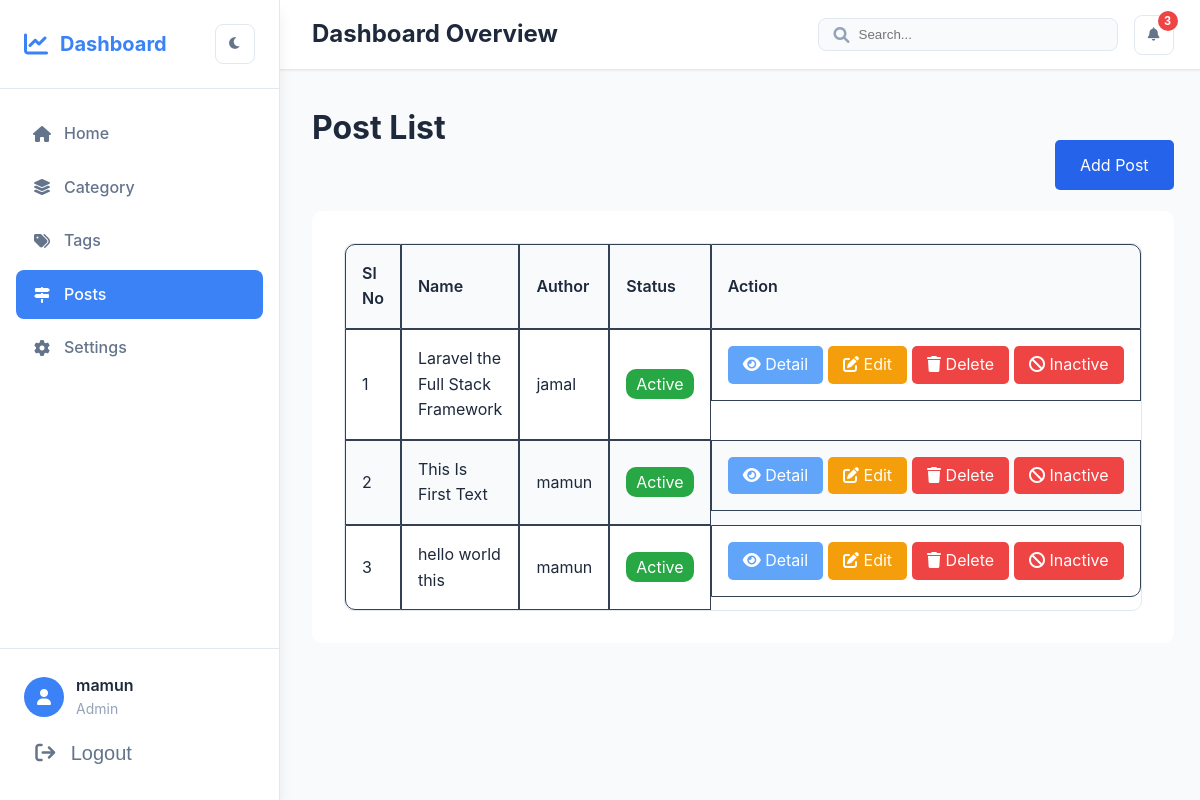
The page /backend/post/ (signed in) on the database as committed earlier.
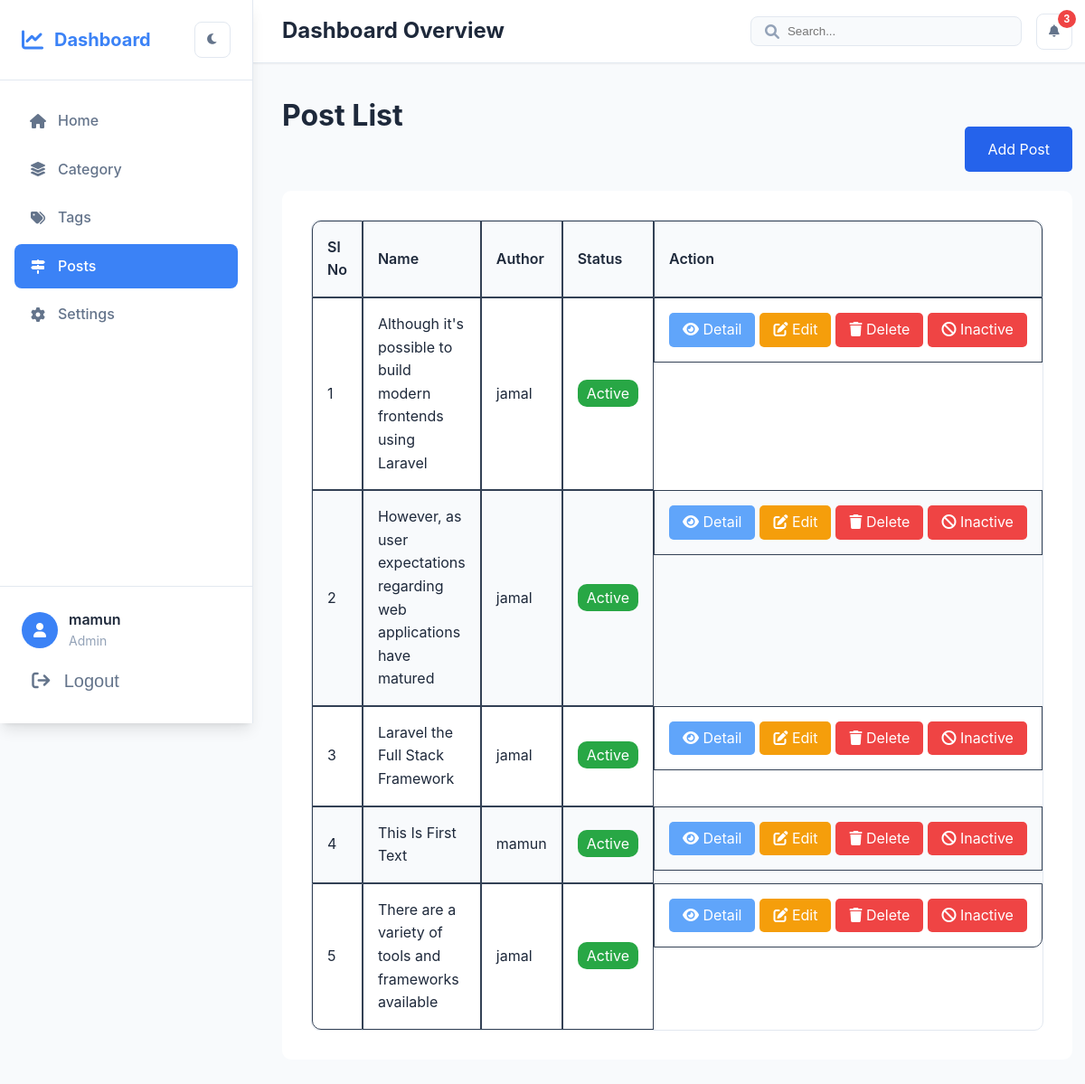
The same page on the database as committed later.
### blog/models.py (models this page shows, shortened)
class Post(models.Model):
    title = models.CharField(max_length=200)
    slug = models.SlugField(max_length=200, unique=True)
    author = models.ForeignKey(User, on_delete=models.CASCADE)
    category = models.ForeignKey(Category, on_delete=models.CASCADE)
    tags = models.ManyToManyField(Tag, blank=True, related_name='tag_posts')
    parent = models.ForeignKey('self', on_delete=models.SET_NULL, null=True, blank=True)
    meta_title = models.CharField(max_length=200, null=True, blank=True)
    meta_description = models.TextField(null=True, blank=True)
    meta_keywords = models.CharField(max_length=200, null=True, blank=True)
    description = RichTextField()
    image = models.ImageField(upload_to='blog_images/', null=True, blank=True)
    is_active = models.BooleanField(default=True)
    published_at = models.DateTimeField(null=True, blank=True)
    published_by = models.ForeignKey(User, null=True, blank=True, on_delete=models.CASCADE, related_name='published_posts')
    created_at = models.DateTimeField(auto_now_add=True)
    updated_at = models.DateTimeField(auto_now=True)
    views_count = models.IntegerField(default=0)
    userLikes = models.ManyToManyField(User, blank=True, related_name='post_likes')
    class Meta:
        ordering = ['-created_at']

### blog/views.py (the view)
# urls.py: path('backend/post/', views.post_list, name='post_list'),
@login_required(login_url='login')
def post_list(request):
    if  not checkUserPermission(request, 'can_view', '/backend/post'):
        return render(request, '403.html')
    posts = Post.objects.all()
    context = {
        'posts': posts
    }
    return render(request, 'post/post_list.html', context)

### common/context_processors.py (called while the page is built)
def menu_permissions(request):
    if not request.user.is_authenticated:
        return {}
    return {
        'can_view_categories': request.user.is_superuser or checkUserPermission(request, 'can_view', '/backend/category'),
        'can_add_categories': request.user.is_superuser or checkUserPermission(request, 'can_add', '/backend/category'),
        'can_view_tags': request.user.is_superuser or checkUserPermission(request, 'can_view', '/backend/tags'),
        'can_add_tags': request.user.is_superuser or checkUserPermission(request, 'can_add', '/backend/tags'),
        'can_view_posts': request.user.is_superuser or checkUserPermission(request, 'can_view', '/backend/post'),
    }

### core/permissions.py (called while the page is built, shortened)
def checkUserPermission(request, accessType, menuUrl):
    try:
        user_permissions = {
            'can_view': 'can_view',
            'can_add': 'can_add',
            'can_edit': 'can_edit',
            'can_delete': 'can_delete',
        }
        if request.user.is_superuser:
            return True
    except:
        return False

### blog/templates/post/post_list.html (shortened to what this page needs)
{% extends 'dashboard.html' %}
{% load static %}
{% block content %}
    <h1>Post List</h1>
    <div class="btn_container">
        <a href="{% url 'post_create' %}" class="btn-primary">
            Add Post
        </a>
    </div>
    <div class="post_container">
        <table class="table_border_radius">
            <thead>
                <th>Sl No</th>
                <th>Name</th>
                <th>Author</th>
                <th>Status</th>
                <th>Action</th>
            </thead>
            <tbody>
                {% for post in posts %}
                    <tr>
                        <td>
                            {{ forloop.counter }}
                        </td>
                        <td>
                            {{ post.title }}
                        </td>
                        <td>
                            {{ post.author.username}}
                        </td>
                        <td>
                            {% if post.is_active == True %}
                                <span class="badge bg-success">Active</span>
                            {% else %}
                                <span class="badge bg-danger">Inactive</span>
                            {% endif %}
                        </td>
                        <td style="display: flex; justify-content: center; align-items: center; gap: 5px;">
                            <a href="{% url 'post_details' post.id %}" class="btn-info"><i class="fa fa-eye"></i> Detail</a>
                            <a href="{% url 'post_update' post.id %}" class="edit_btn"><i class="fa fa-edit"></i> Edit</a>
                            <a href="{% url 'post_delete' post.id %}" class="delete_btn"><i class="fa fa-trash"></i> Delete</a>
                            {% if post.is_active == True %}
                                <a href="{% url 'post_inactive' post.id %}" class="delete_btn"><i class="fa fa-ban"></i> Inactive</a>
                            {% else %}
                                <a href="{% url 'post_active' post.id %}" class="btn-success"><i class="fa fa-check"></i> Active</a>
                            {% endif %}
                        </td>
                    </tr>
                {% endfor %}
            </tbody>
        </table>
    </div>
{% endblock content %}

### templates/dashboard.html (shortened to what this page needs)
{% load static %}
<!DOCTYPE html>
<html lang="en">
<head>
    <link rel="stylesheet" href="{% static 'dashboard/styles.css' %}">
    <link href="https://cdnjs.cloudflare.com/ajax/libs/font-awesome/6.0.0/css/all.min.css" rel="stylesheet">
</head>
<body>
    <div class="dashboard">
        <aside class="sidebar">
            <div class="sidebar-header">
                <div class="logo">
                    <i class="fas fa-chart-line"></i>
                    <span>Dashboard</span>
                </div>
                <button class="theme-toggle" id="themeToggle">
                    <i class="fas fa-moon"></i>
                </button>
            </div>
            <nav class="sidebar-nav">
                <ul>
                    <li class="nav-item {% if 'dashboard' in request.path %}active{% endif %}">
                        <a href="{% url 'dashboard' %}" class="nav-link">
                            <i class="fas fa-home"></i>
                            <span>Home</span>
                        </a>
                    </li>
                    {% if can_view_categories %}
                    <li class="nav-item {% if 'category_list' in request.path %}active{% endif %}">
                        <a href="{% url 'category_list' %}" class="nav-link">
                            <i class="fa-solid fa-layer-group"></i>
                            <span>Category</span>
                        </a>
                    </li>
                    {% endif %}
                    {% if can_view_tags %}
                    <li class="nav-item {% if 'tags_list' in request.path %}active{% endif %}">
                        <a href="{% url 'tags_list' %}" class="nav-link">
                            <i class="fa fa-tags"></i>
                            <span>Tags</span>
                        </a>
                    </li>
                    {% endif %}
                    {% if can_view_posts %}
                    <li class="nav-item {% if 'post_list' in request.path %}active{% endif %}">
                        <a href="{% url 'post_list' %}" class="nav-link">
                            <i class="fa-solid fa-signs-post"></i>
                            <span>Posts</span>
                        </a>
                    </li>
                    {% endif %}
                    <li class="nav-item {% if 'profile_settings' in request.path %}active{% endif %}">
                        <a href="{% url 'profile_settings' %}" class="nav-link">
                            <i class="fas fa-cog"></i>
                            <span>Settings</span>
                        </a>
                    </li>
                </ul>
            </nav>
            <div class="sidebar-footer">
                <div class="user-profile">
                    <div class="user-avatar">
                        <i class="fas fa-user"></i>
                    </div>
                    <div class="user-info">
                        <span class="user-name">{{ user.username }}</span>
                        <span class="user-role">{% if user.is_superuser %}Admin{% else %}User{% endif %}</span>
                    </div>
                </div>
                <div class="logout-info">
                    <form action="{% url 'logout' %}" method="POST">
                        <button type="submit" class="logout-btn">
                            <i class="fa fa-sign-out"></i>
                            <span>Logout</span>
                        </button>
                    </form>
                </div>
            </div>
        </aside>
        <main class="main-content">
            <header class="main-header">
                <div class="header-left">
                    <h1>Dashboard Overview</h1>
                </div>
                <div class="header-right">
                    <div class="search-box">
                        <i class="fas fa-search"></i>
                        <input type="text" placeholder="Search...">
                    </div>
                    <button class="notification-btn">
                        <i class="fas fa-bell"></i>
                        <span class="notification-badge">3</span>
                    </button>
                </div>
            </header>
            <div class="content">
               {% block content %}{% endblock content %}
            </div>
        </main>
    </div>
</body>
</html>

### blog/templates/post/post_list.html (style rules this page uses)
.post_container { max-width: 1200px; margin: auto; margin-top: 2rem; padding: 2rem; background: var(--bg-primary); color: var(--text-primary); border-radius: 10px; }
.btn_container { max-width: 1200px; margin: auto; text-align: right; }
.table_border_radius { border-collapse: separate !important; border-spacing: 0; width: 100%; border: solid var(--border-color) 1px; border-radius: 10px; }
.table_border_radius th, .table_border_radius td { padding: 1rem; color: var(--text-primary); border: 1px solid var(--border-secondary); text-align: left; }
.table_border_radius thead { background: var(--bg-secondary); }
.table_border_radius tr:nth-child(even) { background: var(--bg-secondary); }
.table_border_radius th:first-child { border-top-left-radius: 10px; }
.table_border_radius th:last-child { border-top-right-radius: 10px; }
.table_border_radius tr:last-child td:first-child { border-bottom-left-radius: 10px; }
.table_border_radius tr:last-child td:last-child { border-bottom-right-radius: 10px; }
.table_border_radius th { font-weight: 600; }
.btn-info { background: #60a5fa; padding: 6px 15px; border-radius: 5px; text-decoration: none; color: white; white-space: nowrap; }
.btn-primary { background: #2563eb; padding: 15px 25px; border-radius: 5px; text-decoration: none; color: white; white-space: nowrap; }
.edit_btn { background: #f59e0b; padding: 6px 15px; border-radius: 5px; text-decoration: none; color: white; white-space: nowrap; }
.delete_btn { background: #ef4444; padding: 6px 15px; border-radius: 5px; text-decoration: none; color: white; white-space: nowrap; }
.badge { padding: 5px 10px; border-radius: 10px; color: white; white-space: nowrap; }
.bg-success { background: #28a745; }

Rows that differ between the two databases and show on the page:
added Post: title "Although it's possible to build modern frontends using Laravel", author.username "jamal", is_active "Active"
added Post: title "However, as user expectations regarding web applications have matured", author.username "jamal", is_active "Active"
changed Post: title "hello world this" → "There are a variety of tools and frameworks available"; author.username "mamun" → "jamal"
